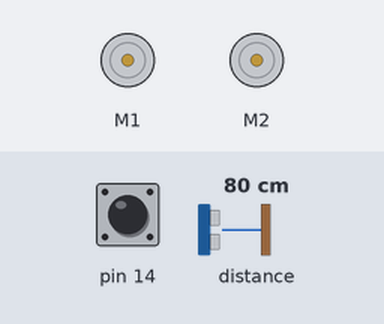
A sketch run on a simulated Arduino Leonardo, built with avr-gcc and run on an emulated ATmega32U4. Parts: 2 × DC motor (green arrow = forward, orange = backward, longer = faster). The inputs (shaded band) are chosen by the test bench; at power-on: pin 14 HIGH, distance to the obstacle 80 cm.

Above: at 0.8 s.
0.9 s: pin 14 pulled LOW for 0.15 s
At 2.6 s:
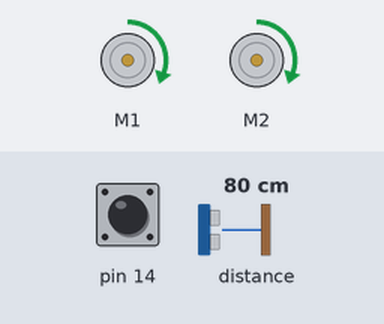
3.6 s: distance to the obstacle set to 22 cm
5.1 s: distance to the obstacle set to 18 cm
At 5.5 s:
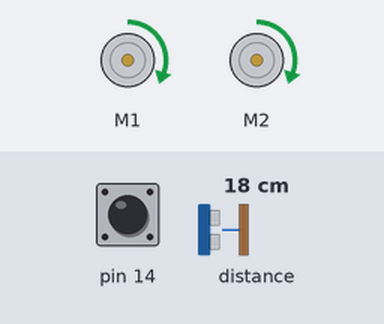
8.1 s: distance to the obstacle set to 12 cm
11.1 s: distance to the obstacle set to 9 cm
At 11.9 s:
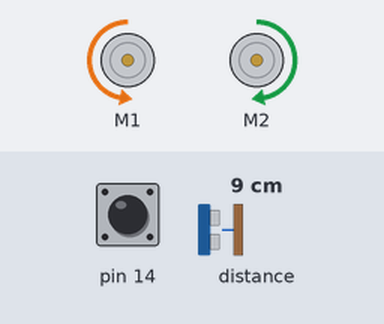
12.7 s: distance to the obstacle set to 35 cm
At 14.3 s:
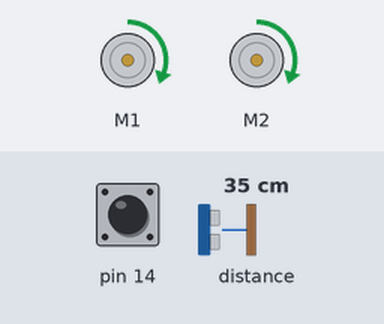
Timing chart, 0 to 15.3 s (numbered marks = the images above; inputs shaded):
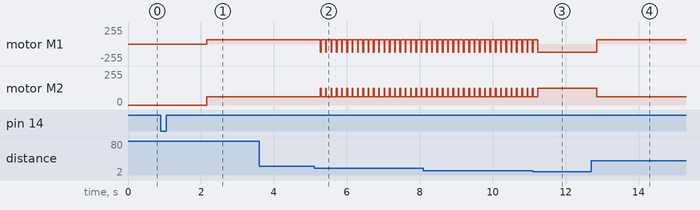

The sketch:

sketch_mar21a-Lab4-5-Wall_Avoidance_-_Assessment.ino
```cpp
#define USE_USBCON
#include <Wire.h>
#include <Zumo32U4.h>
#include <ros.h>

Zumo32U4ButtonA buttonA;

Zumo32U4ProximitySensors proxSensors;
bool proxLeftActive;
bool proxFrontActive;
bool proxRightActive;
Zumo32U4Motors motors;

float Prox_Left;
float Prox_FrontLeft;
float Prox_FrontRight;
float Prox_Right;

void setup()
{
  // Uncomment if necessary to correct motor directions:
  //motors.flipLeftMotor(true);
  //motors.flipRightMotor(true);

  buttonA.waitForButton();
  delay(1000);

  proxSensors.initThreeSensors();
}

void forward(int time)
{
  motors.setLeftSpeed(100);
  motors.setRightSpeed(100);
  delay(time);
}

void backward(int time)
{
  motors.setLeftSpeed(-100);
  motors.setRightSpeed(-100);
  delay(time);
}

void turn_left(int time)
{
  motors.setLeftSpeed(-100);
  motors.setRightSpeed(100);
  delay(time);
}

void turn_right(int time)
{
  motors.setLeftSpeed(100);
  motors.setRightSpeed(-100);
  delay(time);
}

void about_turn_right(int time)
{
  motors.setLeftSpeed(200);
  motors.setRightSpeed(-200);
  delay(time);
}

void about_turn_left(int time)
{
  motors.setLeftSpeed(-200);
  motors.setRightSpeed(200);
  delay(time);
}

void stop()
{
  motors.setLeftSpeed(0);
  motors.setRightSpeed(0);
}

void checkProx()
{
  Prox_Left = proxSensors.countsLeftWithLeftLeds();

  Prox_FrontLeft = proxSensors.countsFrontWithLeftLeds();

  Prox_FrontRight = proxSensors.countsFrontWithRightLeds();

  Prox_Right = proxSensors.countsRightWithRightLeds();

  delay(100);
}

void loop()
{
  static uint16_t lastSampleTime = 0;

  if ((uint16_t)(millis() - lastSampleTime) >= 100)
  {
    lastSampleTime = millis();

    // Send IR pulses and read the proximity sensors.
    proxSensors.read();

    // Just read the proximity sensors without sending pulses.
    //proxLeftActive = proxSensors.readBasicLeft();
    //proxFrontActive = proxSensors.readBasicFront();
    //proxRightActive = proxSensors.readBasicRight();

    checkProx();

    if (Prox_FrontLeft >= 5.0 && Prox_FrontRight >= 5.0)
    {
      if (Prox_Left > Prox_Right)
      {
        about_turn_right(20);
      }
      else
      {
        about_turn_left(20);
      }
    }

    if (Prox_Left >= 5.0)
    {
      turn_right(20);
    }

    if (Prox_Right >= 5.0)
    {
      turn_left(20);
    }

    if (Prox_FrontLeft <= 5.0 && Prox_FrontRight <= 5.0)
    {

      forward(20);
    }

  }

  delay(1);
}
```

Measured:
- the behaviour switches between 20 and 19 cm on distance to the obstacle (found by bisection; images 1 and 2)
- the behaviour switches between 11 and 10 cm on distance to the obstacle (found by bisection; images 2 and 3)
- after the input at 0.9 s, motor M1, motor M2: stopped → forward 63/255 after 1.3 s
- after the input at 3.6 s, every drawn part: stays the same
- after the input at 5.1 s, motor M1: alternates backward 127/255 for 0.02 s and forward 63/255 for 0.12 s, starting after 0.18 s; motor M2: alternates forward 127/255 for 0.02 s and forward 63/255 for 0.12 s, starting after 0.18 s
- after the input at 11.1 s, motor M1: goes on until 11.2 s, then stays backward 127/255; motor M2: goes on until 11.2 s, then stays forward 127/255
- after the input at 12.7 s, motor M1: backward 127/255 → forward 63/255 after 0.15 s; motor M2: forward 127/255 → forward 63/255 after 0.15 s
